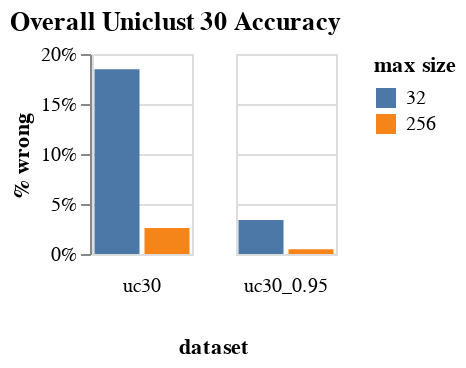

Notebook source saved alongside this figure:
### Code cell
alt.Chart(agg_data, title = "Overall Uniclust 30 Accuracy").mark_bar().encode(
    x = alt.X("max size:N", axis = None),
    y = alt.Y("% wrong", axis = alt.Axis(format = "%")),
    column = alt.Column("dataset", header = alt.Header(orient = "bottom")),
    color = alt.Color("max size:N")
).properties(
    width = 50,
    height = 100
)

### Figure 1 — Vega-Lite specification as saved in the notebook (floating-point values rounded to 4 significant figures)
{"config": {"view": {"continuousWidth": 400, "continuousHeight": 300}}, "data": {"name": "data-7d672456b9753ef4d04f32d5385540f3"}, "mark": "bar", "encoding": {"color": {"type": "nominal", "field": "max size"}, "column": {"type": "nominal", "field": "dataset", "header": {"orient": "bottom"}}, "x": {"type": "nominal", "axis": null, "field": "max size"}, "y": {"type": "quantitative", "axis": {"format": "%"}, "field": "% wrong"}}, "height": 100, "title": "Overall Uniclust 30 Accuracy", "width": 50, "$schema": "https://vega.github.io/schema/vega-lite/v4.8.1.json", "datasets": {"data-7d672456b9753ef4d04f32d5385540f3": [{"dataset": "uc30", "max size": 32, "count": 7000, "wrong": 1294, "% wrong": 0.1849}, {"dataset": "uc30", "max size": 256, "count": 7000, "wrong": 182, "% wrong": 0.026}, {"dataset": "uc30_0.95", "max size": 32, "count": 7000, "wrong": 238, "% wrong": 0.034}, {"dataset": "uc30_0.95", "max size": 256, "count": 7000, "wrong": 34, "% wrong": 0.004857}]}}
